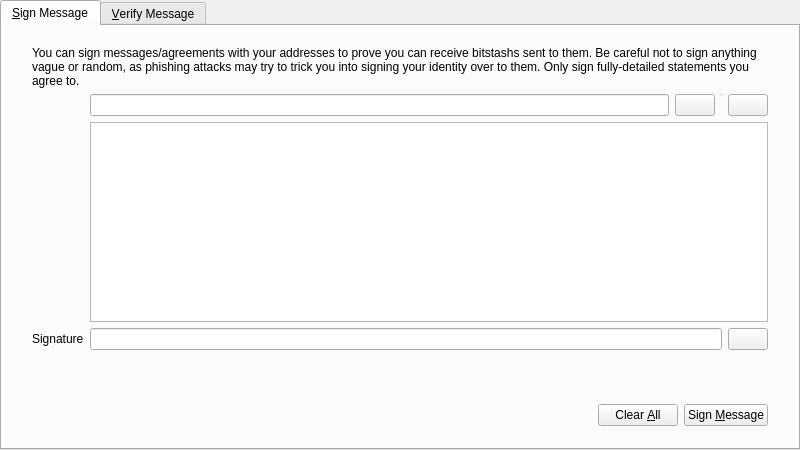
<?xml version="1.0" encoding="UTF-8"?>
<ui version="4.0">
 <class>SignVerifyMessageDialog</class>
 <widget class="QDialog" name="SignVerifyMessageDialog">
  <property name="geometry">
   <rect>
    <x>0</x>
    <y>0</y>
    <width>800</width>
    <height>450</height>
   </rect>
  </property>
  <property name="windowTitle">
   <string>Signatures - Sign / Verify a Message</string>
  </property>
  <property name="modal">
   <bool>true</bool>
  </property>
  <layout class="QVBoxLayout" name="verticalLayout">
   <property name="leftMargin">
    <number>0</number>
   </property>
   <property name="topMargin">
    <number>0</number>
   </property>
   <property name="rightMargin">
    <number>0</number>
   </property>
   <property name="bottomMargin">
    <number>0</number>
   </property>
   <item>
    <widget class="QTabWidget" name="tabWidget">
     <property name="currentIndex">
      <number>0</number>
     </property>
     <widget class="QWidget" name="tabSignMessage">
      <attribute name="title">
       <string>&amp;Sign Message</string>
      </attribute>
      <layout class="QVBoxLayout" name="verticalLayout_SM">
       <property name="leftMargin">
        <number>0</number>
       </property>
       <property name="topMargin">
        <number>0</number>
       </property>
       <property name="rightMargin">
        <number>0</number>
       </property>
       <property name="bottomMargin">
        <number>0</number>
       </property>
       <item>
        <layout class="QVBoxLayout" name="verticalLayout_3">
         <property name="leftMargin">
          <number>30</number>
         </property>
         <property name="topMargin">
          <number>20</number>
         </property>
         <property name="rightMargin">
          <number>30</number>
         </property>
         <property name="bottomMargin">
          <number>20</number>
         </property>
         <item>
          <layout class="QGridLayout" name="gridLayout">
           <item row="1" column="1">
            <layout class="QHBoxLayout" name="horizontalLayout_1_SM">
             <property name="spacing">
              <number>6</number>
             </property>
             <item>
              <widget class="QValidatedLineEdit" name="addressIn_SM">
               <property name="toolTip">
                <string>The BitStash address to sign the message with</string>
               </property>
              </widget>
             </item>
             <item>
              <widget class="BitStashPushButton" name="addressBookButton_SM">
               <property name="toolTip">
                <string>Choose previously used address</string>
               </property>
               <property name="text">
                <string/>
               </property>
               <property name="icon">
                <iconset resource="../bitcoin.qrc">
                 <normaloff>:/icons/address-book</normaloff>:/icons/address-book</iconset>
               </property>
               <property name="shortcut">
                <string>Alt+A</string>
               </property>
               <property name="autoDefault">
                <bool>false</bool>
               </property>
              </widget>
             </item>
             <item>
              <widget class="Line" name="vLine">
               <property name="maximumSize">
                <size>
                 <width>1</width>
                 <height>22</height>
                </size>
               </property>
               <property name="orientation">
                <enum>Qt::Vertical</enum>
               </property>
              </widget>
             </item>
             <item>
              <widget class="BitStashPushButton" name="pasteButton_SM">
               <property name="toolTip">
                <string>Paste address from clipboard</string>
               </property>
               <property name="text">
                <string/>
               </property>
               <property name="icon">
                <iconset resource="../bitcoin.qrc">
                 <normaloff>:/icons/editpaste</normaloff>:/icons/editpaste</iconset>
               </property>
               <property name="shortcut">
                <string>Alt+P</string>
               </property>
               <property name="autoDefault">
                <bool>false</bool>
               </property>
              </widget>
             </item>
            </layout>
           </item>
           <item row="2" column="1">
            <widget class="QPlainTextEdit" name="messageIn_SM">
             <property name="toolTip">
              <string>Enter the message you want to sign here</string>
             </property>
            </widget>
           </item>
           <item row="3" column="1">
            <layout class="QHBoxLayout" name="horizontalLayout_2_SM">
             <property name="spacing">
              <number>6</number>
             </property>
             <item>
              <widget class="QLineEdit" name="signatureOut_SM">
               <property name="font">
                <font>
                 <italic>true</italic>
                </font>
               </property>
               <property name="readOnly">
                <bool>true</bool>
               </property>
              </widget>
             </item>
             <item>
              <widget class="BitStashPushButton" name="copySignatureButton_SM">
               <property name="toolTip">
                <string>Copy the current signature to the system clipboard</string>
               </property>
               <property name="text">
                <string/>
               </property>
               <property name="icon">
                <iconset resource="../bitcoin.qrc">
                 <normaloff>:/icons/editcopy</normaloff>:/icons/editcopy</iconset>
               </property>
               <property name="autoDefault">
                <bool>false</bool>
               </property>
              </widget>
             </item>
            </layout>
           </item>
           <item row="3" column="0">
            <widget class="QLabel" name="signatureLabel_SM">
             <property name="text">
              <string>Signature</string>
             </property>
             <property name="textFormat">
              <enum>Qt::PlainText</enum>
             </property>
            </widget>
           </item>
           <item row="0" column="0" colspan="2">
            <widget class="QLabel" name="infoLabel_SM">
             <property name="text">
              <string>You can sign messages/agreements with your addresses to prove you can receive bitstashs sent to them. Be careful not to sign anything vague or random, as phishing attacks may try to trick you into signing your identity over to them. Only sign fully-detailed statements you agree to.</string>
             </property>
             <property name="textFormat">
              <enum>Qt::PlainText</enum>
             </property>
             <property name="wordWrap">
              <bool>true</bool>
             </property>
            </widget>
           </item>
          </layout>
         </item>
        </layout>
       </item>
       <item>
        <widget class="QWidget" name="buttonsContainerWhite" native="true">
         <layout class="QHBoxLayout" name="horizontalLayout">
          <property name="leftMargin">
           <number>30</number>
          </property>
          <property name="topMargin">
           <number>15</number>
          </property>
          <property name="rightMargin">
           <number>30</number>
          </property>
          <item>
           <spacer name="horizontalSpacer_1_SM">
            <property name="orientation">
             <enum>Qt::Horizontal</enum>
            </property>
            <property name="sizeHint" stdset="0">
             <size>
              <width>40</width>
              <height>48</height>
             </size>
            </property>
           </spacer>
          </item>
          <item>
           <widget class="QLabel" name="statusLabel_SM">
            <property name="font">
             <font>
              <weight>75</weight>
              <bold>true</bold>
             </font>
            </property>
            <property name="text">
             <string/>
            </property>
            <property name="wordWrap">
             <bool>true</bool>
            </property>
           </widget>
          </item>
          <item>
           <spacer name="horizontalSpacer_2_SM">
            <property name="orientation">
             <enum>Qt::Horizontal</enum>
            </property>
            <property name="sizeHint" stdset="0">
             <size>
              <width>40</width>
              <height>48</height>
             </size>
            </property>
           </spacer>
          </item>
          <item>
           <widget class="BitStashPushButton" name="clearButton_SM">
            <property name="toolTip">
             <string>Reset all sign message fields</string>
            </property>
            <property name="text">
             <string>Clear &amp;All</string>
            </property>
            <property name="icon">
             <iconset resource="../bitcoin.qrc">
              <normaloff>:/icons/remove</normaloff>:/icons/remove</iconset>
            </property>
            <property name="autoDefault">
             <bool>false</bool>
            </property>
           </widget>
          </item>
          <item>
           <widget class="BitStashPushButton" name="signMessageButton_SM">
            <property name="toolTip">
             <string>Sign the message to prove you own this BitStash address</string>
            </property>
            <property name="text">
             <string>Sign &amp;Message</string>
            </property>
            <property name="icon">
             <iconset resource="../bitcoin.qrc">
              <normaloff>:/icons/edit</normaloff>:/icons/edit</iconset>
            </property>
            <property name="autoDefault">
             <bool>false</bool>
            </property>
           </widget>
          </item>
         </layout>
        </widget>
       </item>
      </layout>
     </widget>
     <widget class="QWidget" name="tabVerifyMessage">
      <attribute name="title">
       <string>&amp;Verify Message</string>
      </attribute>
      <layout class="QVBoxLayout" name="verticalLayout_VM">
       <property name="leftMargin">
        <number>0</number>
       </property>
       <property name="topMargin">
        <number>0</number>
       </property>
       <property name="rightMargin">
        <number>0</number>
       </property>
       <property name="bottomMargin">
        <number>0</number>
       </property>
       <item>
        <layout class="QVBoxLayout" name="verticalLayout_2">
         <property name="leftMargin">
          <number>30</number>
         </property>
         <property name="topMargin">
          <number>20</number>
         </property>
         <property name="rightMargin">
          <number>30</number>
         </property>
         <property name="bottomMargin">
          <number>20</number>
         </property>
         <item>
          <widget class="QLabel" name="infoLabel_VM">
           <property name="text">
            <string>Enter the receiver's address, message (ensure you copy line breaks, spaces, tabs, etc. exactly) and signature below to verify the message. Be careful not to read more into the signature than what is in the signed message itself, to avoid being tricked by a man-in-the-middle attack. Note that this only proves the signing party receives with the address, it cannot prove sendership of any transaction!</string>
           </property>
           <property name="textFormat">
            <enum>Qt::PlainText</enum>
           </property>
           <property name="alignment">
            <set>Qt::AlignLeading|Qt::AlignLeft|Qt::AlignTop</set>
           </property>
           <property name="wordWrap">
            <bool>true</bool>
           </property>
          </widget>
         </item>
         <item>
          <layout class="QHBoxLayout" name="horizontalLayout_1_VM">
           <property name="spacing">
            <number>6</number>
           </property>
           <item>
            <widget class="QValidatedLineEdit" name="addressIn_VM">
             <property name="toolTip">
              <string>The BitStash address the message was signed with</string>
             </property>
            </widget>
           </item>
           <item>
            <widget class="BitStashPushButton" name="addressBookButton_VM">
             <property name="toolTip">
              <string>Choose previously used address</string>
             </property>
             <property name="text">
              <string/>
             </property>
             <property name="icon">
              <iconset resource="../bitcoin.qrc">
               <normaloff>:/icons/address-book</normaloff>:/icons/address-book</iconset>
             </property>
             <property name="shortcut">
              <string>Alt+A</string>
             </property>
             <property name="autoDefault">
              <bool>false</bool>
             </property>
            </widget>
           </item>
          </layout>
         </item>
         <item>
          <widget class="QPlainTextEdit" name="messageIn_VM"/>
         </item>
         <item>
          <widget class="QValidatedLineEdit" name="signatureIn_VM"/>
         </item>
        </layout>
       </item>
       <item>
        <widget class="QWidget" name="buttonsContainerWhite_" native="true">
         <layout class="QHBoxLayout" name="horizontalLayout_2">
          <property name="leftMargin">
           <number>30</number>
          </property>
          <property name="topMargin">
           <number>15</number>
          </property>
          <property name="rightMargin">
           <number>30</number>
          </property>
          <item>
           <spacer name="horizontalSpacer_1_VM">
            <property name="orientation">
             <enum>Qt::Horizontal</enum>
            </property>
            <property name="sizeHint" stdset="0">
             <size>
              <width>40</width>
              <height>48</height>
             </size>
            </property>
           </spacer>
          </item>
          <item>
           <widget class="QLabel" name="statusLabel_VM">
            <property name="font">
             <font>
              <weight>75</weight>
              <bold>true</bold>
             </font>
            </property>
            <property name="text">
             <string/>
            </property>
            <property name="wordWrap">
             <bool>true</bool>
            </property>
           </widget>
          </item>
          <item>
           <spacer name="horizontalSpacer_2_VM">
            <property name="orientation">
             <enum>Qt::Horizontal</enum>
            </property>
            <property name="sizeHint" stdset="0">
             <size>
              <width>40</width>
              <height>48</height>
             </size>
            </property>
           </spacer>
          </item>
          <item>
           <widget class="BitStashPushButton" name="clearButton_VM">
            <property name="toolTip">
             <string>Reset all verify message fields</string>
            </property>
            <property name="text">
             <string>Clear &amp;All</string>
            </property>
            <property name="icon">
             <iconset resource="../bitcoin.qrc">
              <normaloff>:/icons/remove</normaloff>:/icons/remove</iconset>
            </property>
            <property name="autoDefault">
             <bool>false</bool>
            </property>
           </widget>
          </item>
          <item>
           <widget class="BitStashPushButton" name="verifyMessageButton_VM">
            <property name="toolTip">
             <string>Verify the message to ensure it was signed with the specified BitStash address</string>
            </property>
            <property name="text">
             <string>Verify &amp;Message</string>
            </property>
            <property name="icon">
             <iconset resource="../bitcoin.qrc">
              <normaloff>:/icons/transaction_0</normaloff>:/icons/transaction_0</iconset>
            </property>
            <property name="autoDefault">
             <bool>false</bool>
            </property>
           </widget>
          </item>
         </layout>
        </widget>
       </item>
      </layout>
     </widget>
    </widget>
   </item>
  </layout>
 </widget>
 <customwidgets>
  <customwidget>
   <class>QValidatedLineEdit</class>
   <extends>QLineEdit</extends>
   <header>qt/qvalidatedlineedit.h</header>
  </customwidget>
  <customwidget>
   <class>BitStashPushButton</class>
   <extends>QPushButton</extends>
   <header>qt/bitstashpushbutton.h</header>
  </customwidget>
 </customwidgets>
 <resources>
  <include location="../bitcoin.qrc"/>
 </resources>
 <connections/>
</ui>
